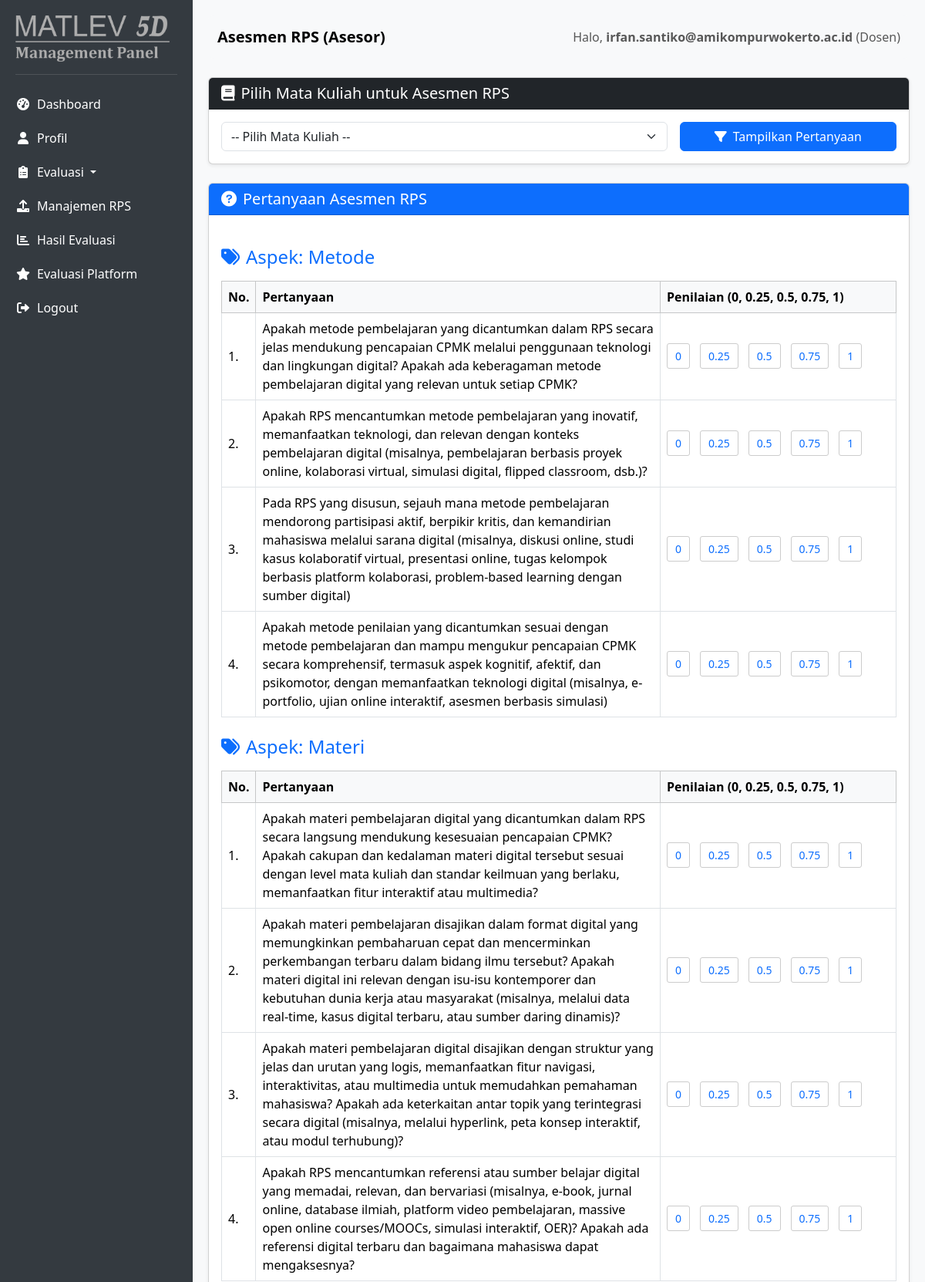
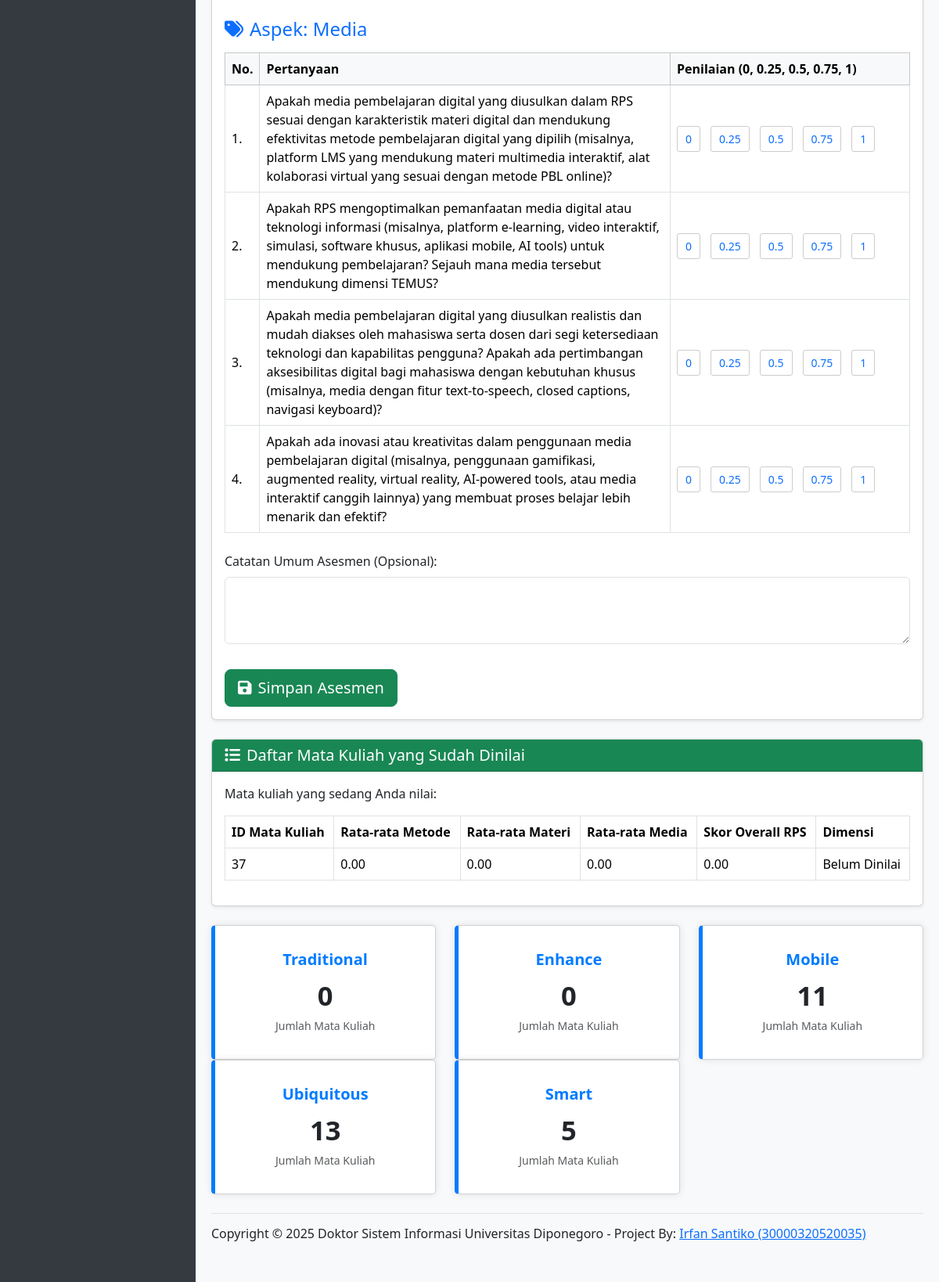
/views/dosen/dosen_evaluasi_rps.php?course_id=37 (signed in), run on the app's committed database (2 pictures, top to bottom).
### tables this page shows
CREATE TABLE `assessment_aspects` (
  `id` int(11) NOT NULL,
  `aspect_name` varchar(50) NOT NULL
);

CREATE TABLE `assessment_questions` (
  `id` int(11) NOT NULL,
  `question_type_id` int(11) NOT NULL,
  `aspect_id` int(11) NOT NULL,
  `question_text` text NOT NULL,
  `is_active` tinyint(1) DEFAULT 1,
  `order_index` int(11) DEFAULT NULL,
  `created_at` timestamp NULL DEFAULT current_timestamp()
);

### views/dosen/dosen_evaluasi_rps.php (the view, shortened to what this page needs)
<?php
require_once '../../config/database.php';
$username = $_SESSION['username'];
$role_name = $_SESSION['role_name'];
$institution_id = $_SESSION['institution_id'];
$questions_by_aspect = [];
$assessment_aspects = [];
$selected_course_id = $_GET['course_id'] ?? null;
$existing_notes_general = '';
$existing_aspect_scores = [
    'metode_score' => 0,
    'materi_score' => 0,
    'media_score' => 0,
    'dimension' => 'Belum Dinilai',
    'overall_3m_score' => 0
];
$dimension_counts = [
    'Traditional' => 0,
    'Enhance' => 0,
    'Mobile' => 0,
    'Ubiquitous' => 0,
    'Smart' => 0
];
try {
    $stmt_aspects = $pdo->query("SELECT id, aspect_name FROM assessment_aspects ORDER BY id");
    $assessment_aspects = $stmt_aspects->fetchAll(PDO::FETCH_ASSOC);
    $stmt_questions = $pdo->prepare("
        SELECT id, aspect_id, question_text
        FROM assessment_questions
        WHERE question_type_id = 1 AND is_active = 1
        ORDER BY aspect_id, order_index
    ");
    $stmt_questions->execute();
    $raw_questions = $stmt_questions->fetchAll(PDO::FETCH_ASSOC);
    foreach ($raw_questions as $q) {
        $questions_by_aspect[$q['aspect_id']][] = $q;
    }
    $stmt_dimension_counts = $pdo->prepare("
        SELECT
            td.dimension_name,
            COUNT(ra.id) AS course_count
        FROM
            rps_assessments ra
        JOIN
            temus_dimensions td ON ra.classified_temus_id = td.id -- Menggunakan join berdasarkan ID
        JOIN
            courses c ON ra.course_id = c.id
        WHERE
            c.institution_id = :institution_id
        GROUP BY
            td.dimension_name
    ");
    $stmt_dimension_counts->execute([':institution_id' => $institution_id]);
    $dimension_counts_result = $stmt_dimension_counts->fetchAll(PDO::FETCH_ASSOC);
    foreach ($dimension_counts_result as $row) {
        $dimension_counts[$row['dimension_name']] = $row['course_count'];
    }
} catch (PDOException $e) {
    error_log("Error fetching assessment data: " . $e->getMessage());
    $error = "Terjadi kesalahan saat memuat data asesmen: " . $e->getMessage();
}
?>
<!DOCTYPE html>
<html lang="en">
<head>
    <link href="https://cdn.jsdelivr.net/npm/bootstrap@5.3.3/dist/css/bootstrap.min.css" rel="stylesheet">
    <link rel="stylesheet" href="https://cdnjs.cloudflare.com/ajax/libs/font-awesome/6.0.0-beta3/css/all.min.css">
</head>
<body>
    <div id="sidebar">
        <img src="../../assets/img/mgpanel.png" alt="" width="200">
        <hr class="text-white-50">
        <ul class="nav flex-column">
            <li class="nav-item">
                <a class="nav-link" href="dosen_dashboard.php">
                    <i class="fas fa-fw fa-tachometer-alt me-2"></i>Dashboard
                </a>
            </li>
            <li class="nav-item">
                <a class="nav-link" href="dosen_profile.php">
                    <i class="fas fa-fw fa-user me-2"></i>Profil
                </a>
            </li>
            <li class="nav-item dropdown active">
                <a class="nav-link dropdown-toggle" href="#" id="evaluasiDropdown" role="button" data-bs-toggle="dropdown" aria-expanded="false">
                    <i class="fas fa-fw fa-clipboard-list me-2"></i>Evaluasi
                </a>
            </li>
            <li class="nav-item">
                <a class="nav-link" href="dosen_asesor_menu.php">
                    <i class="fas fa-fw fa-upload me-2"></i>Manajemen RPS
                </a>
            </li>
			<li class="nav-item">
                <a class="nav-link" href="dosen_effectiveness_results.php">
                    <i class="fas fa-fw fa-chart-bar me-2"></i>Hasil Evaluasi
                </a>
            </li>
            <li class="nav-item">
                <a class="nav-link" href="dosen_sus_assessment.php">
                    <i class="fas fa-fw fa-star me-2"></i>Evaluasi Platform
                </a>
            </li>
            <li class="nav-item mt-auto">
                <a class="nav-link" href="../../logout.php">
                    <i class="fas fa-fw fa-sign-out-alt me-2"></i>Logout
                </a>
            </li>
        </ul>
    </div>
    <div id="content">
        <nav class="navbar navbar-expand-lg navbar-light bg-light rounded-3 mb-4">
            <div class="container-fluid">
                <a class="navbar-brand" href="#">Asesmen RPS (Asesor)</a>
                <span class="navbar-text ms-auto">
                    Halo, <strong><?php echo htmlspecialchars($username); ?></strong> (<?php echo htmlspecialchars($role_name); ?>)
                </span>
            </div>
        </nav>
        <div class="card shadow-sm mb-4">
            <div class="card-header bg-dark text-white">
                <h5 class="mb-0"><i class="fas fa-book me-2"></i>Pilih Mata Kuliah untuk Asesmen RPS</h5>
            </div>
            <div class="card-body">
                <form action="" method="GET" class="row g-3 align-items-center">
                    <div class="col-md-8">
                        <select class="form-select" id="course_select" name="course_id" required>
                            <option value="">-- Pilih Mata Kuliah --</option>
                        </select>
                    </div>
                    <div class="col-md-4">
                        <button type="submit" class="btn btn-primary w-100"><i class="fas fa-filter me-2"></i>Tampilkan
                            Pertanyaan</button>
                    </div>
                </form>
            </div>
        </div>
        <?php if ($selected_course_id): ?>
            <div class="card shadow-sm mb-4">
                <div class="card-header bg-primary text-white">
                    <h5 class="mb-0"><i class="fas fa-question-circle me-2"></i>Pertanyaan Asesmen RPS</h5>
                </div>
                <div class="card-body">
                    <form action="dosen_evaluasi_rps.php" method="POST">
                        <?php foreach ($assessment_aspects as $aspect): ?>
                            <h4 class="mt-4 mb-3 text-primary"><i class="fas fa-tags me-2"></i>Aspek: <?php echo htmlspecialchars($aspect['aspect_name']); ?></h4>
                            <?php if (!empty($questions_by_aspect[$aspect['id']])): ?>
                                <table class="table table-bordered table-hover align-middle">
                                    <thead class="table-light">
                                        <tr>
                                            <th style="width: 5%;">No.</th>
                                            <th style="width: 60%;">Pertanyaan</th>
                                            <th style="width: 35%;">Penilaian (0, 0.25, 0.5, 0.75, 1)</th>
                                        </tr>
                                    </thead>
                                    <tbody>
                                        <?php $q_num = 1; foreach ($questions_by_aspect[$aspect['id']] as $question): ?>
                                            <tr>
                                                <td><?php echo $q_num++; ?>.</td>
                                                <td><?php echo htmlspecialchars($question['question_text']); ?></td>
                                                <td>
                                                    <div class="score-options d-flex flex-wrap gap-2">
                                                        <?php
                                                        $scores_options = [0, 0.25, 0.5, 0.75, 1];
                                                        foreach ($scores_options as $val):
                                                            ?>
                                                            <label
                                                                for="q_<?php echo $question['id']; ?>_val_<?php echo str_replace('.', '', (string) $val); ?>"
                                                                class="btn btn-outline-primary btn-sm"><?php echo htmlspecialchars((string) $val); ?></label>
                                                        <?php endforeach; ?>
                                                    </div>
                                                </td>
                                            </tr>
                                        <?php endforeach; ?>
                                    </tbody>
                                </table>
                            <?php else: ?>
                                <p class="text-muted">Tidak ada pertanyaan yang tersedia untuk aspek ini.</p>
                            <?php endif; ?>
                        <?php endforeach; ?>
                        <div class="mb-3 mt-4">
                            <label for="notes_general" class="form-label">Catatan Umum Asesmen (Opsional):</label>
                            <textarea class="form-control" id="notes_general" name="notes_general"
                                rows="3"><?php echo htmlspecialchars($existing_notes_general); ?></textarea>
                        </div>
                        <button type="submit" name="submit_assessment" class="btn btn-success btn-lg mt-3">
                            <i class="fas fa-save me-2"></i>Simpan Asesmen
                        </button>
                    </form>
                </div>
            </div>
            <div class="card shadow-sm mb-4">
                <div class="card-header bg-success text-white">
                    <h5 class="mb-0"><i class="fas fa-list me-2"></i>Daftar Mata Kuliah yang Sudah Dinilai</h5>
                </div>
                <div class="card-body">
                    <?php if ($selected_course_id): ?>
                        <p>Mata kuliah yang sedang Anda nilai:</p>
                        <table class="table table-bordered table-hover">
                            <thead>
                                <tr>
                                    <th>ID Mata Kuliah</th>
                                    <th>Rata-rata Metode</th>
                                    <th>Rata-rata Materi</th>
                                    <th>Rata-rata Media</th>
                                    <th>Skor Overall RPS</th> <th>Dimensi</th>
                                </tr>
                            </thead>
                            <tbody>
                                <tr>
                                    <td><?php echo htmlspecialchars($selected_course_id); ?></td>
                                    <td><?php echo htmlspecialchars(number_format($existing_aspect_scores['metode_score'], 2)); ?></td>
                                    <td><?php echo htmlspecialchars(number_format($existing_aspect_scores['materi_score'], 2)); ?></td>
                                    <td><?php echo htmlspecialchars(number_format($existing_aspect_scores['media_score'], 2)); ?></td>
                                    <td><?php echo htmlspecialchars(number_format($existing_aspect_scores['overall_3m_score'], 2)); ?></td> <td><?php echo htmlspecialchars($existing_aspect_scores['dimension']); ?></td>
                                </tr>
                            </tbody>
                        </table>
                    <?php else: ?>
                        <p>Pilih mata kuliah untuk melihat detail penilaian.</p>
                    <?php endif; ?>
                </div>
            </div>
        <?php else: ?>
            <div class="alert alert-info" role="alert">
                Silakan pilih mata kuliah dari dropdown di atas untuk memulai asesmen RPS.
            </div>
        <?php endif; ?>
        <div class="row mb-4">
            <?php foreach ($dimension_counts as $dimension => $count): ?>
                <div class="col-md-4">
                    <div class="card info-card">
                        <div class="card-body text-center">
                            <h5 class="card-title"><?php echo htmlspecialchars($dimension); ?></h5>
                            <p class="card-text">
                                <strong style="font-size: 1.8em;"><?php echo htmlspecialchars($count); ?></strong>
                            </p>
                            <small class="text-muted">Jumlah Mata Kuliah</small>
                        </div>
                    </div>
                </div>
            <?php endforeach; ?>
        </div>
        <footer class="d-flex flex-wrap justify-content-between align-items-center py-3 my-4 border-top">
            <h6 align="center">Copyright © 2025 Doktor Sistem Informasi Universitas Diponegoro - Project By: <a
                    href="mailto:irfan.santiko@amikompurwokerto.ac.id" target="_blank">Irfan Santiko (30000320520035)</a>
            </h6>
        </footer>
    </div>
</body>
</html>

### views/dosen/dosen_evaluasi_rps.php (style rules this page uses)
body { display: flex; min-height: 100vh; background-color: #f8f9fa; }
#sidebar { width: 250px; background-color: #343a40; color: white; padding: 20px; flex-shrink: 0; }
#sidebar a { color: white; text-decoration: none; padding: 10px 0; display: block; border-radius: 5px; transition: background-color 0.3s; }
#content { flex-grow: 1; padding: 20px; }
.navbar-brand { font-weight: bold; }
.card-header { background-color: #007bff; color: white; }
.info-card { background-color: #ffffff; border-left: 5px solid #007bff; border-radius: 5px; padding: 15px; box-shadow: 0 0 10px rgba(0, 0, 0, 0.1); transition: transform 0.2s; }
.info-card h5 { color: #007bff; font-weight: bold; }
.info-card p { font-size: 1.2em; margin-bottom: 0; }
.score-options label { cursor: pointer; padding: 5px 10px; border: 1px solid #ccc; border-radius: 3px; margin-right: 5px; transition: background-color 0.2s, border-color 0.2s; }

### data on the page
assessment_aspects: aspect_name "Metode"
assessment_questions: question_text "Apakah metode pembelajaran yang dicantumkan dalam RPS secara jelas mendukung pencapaian CPMK melalui penggunaan teknologi dan lingkungan digital? Apakah ada keberagaman metode pembelajaran digital yang relevan untuk setiap CPMK?", val "0", val "0.25", val "0.5", val "0.75", val "1"
assessment_questions: question_text "Apakah RPS mencantumkan metode pembelajaran yang inovatif, memanfaatkan teknologi, dan relevan dengan konteks pembelajaran digital (misalnya, pembelajaran berbasis proyek online, kolaborasi virtual, simulasi digital, flipped classroom, dsb.)?", val "0", val "0.25", val "0.5", val "0.75", val "1"
assessment_questions: question_text "Pada RPS yang disusun, sejauh mana metode pembelajaran mendorong partisipasi aktif, berpikir kritis, dan kemandirian mahasiswa melalui sarana digital (misalnya, diskusi online, studi kasus kolaboratif virtual, presentasi online, tugas kelompok berbasis platform kolaborasi, problem-based learning dengan sumber digital)", val "0", val "0.25", val "0.5", val "0.75", val "1"
assessment_questions: question_text "Apakah metode penilaian yang dicantumkan sesuai dengan metode pembelajaran dan mampu mengukur pencapaian CPMK secara komprehensif, termasuk aspek kognitif, afektif, dan psikomotor, dengan memanfaatkan teknologi digital (misalnya, e-portfolio, ujian online interaktif, asesmen berbasis simulasi)", val "0", val "0.25", val "0.5", val "0.75", val "1"
assessment_aspects: aspect_name "Materi"
assessment_questions: question_text "Apakah materi pembelajaran digital yang dicantumkan dalam RPS secara langsung mendukung kesesuaian pencapaian CPMK? Apakah cakupan dan kedalaman materi digital tersebut sesuai dengan level mata kuliah dan standar keilmuan yang berlaku, memanfaatkan fitur interaktif atau multimedia?", val "0", val "0.25", val "0.5", val "0.75", val "1"
assessment_questions: question_text "Apakah materi pembelajaran disajikan dalam format digital yang memungkinkan pembaharuan cepat dan mencerminkan perkembangan terbaru dalam bidang ilmu tersebut? Apakah materi digital ini relevan dengan isu-isu kontemporer dan kebutuhan dunia kerja atau masyarakat (misalnya, melalui data real-time, kasus digital terbaru, atau sumber daring dinamis)?", val "0", val "0.25", val "0.5", val "0.75", val "1"
assessment_questions: question_text "Apakah materi pembelajaran digital disajikan dengan struktur yang jelas dan urutan yang logis, memanfaatkan fitur navigasi, interaktivitas, atau multimedia untuk memudahkan pemahaman mahasiswa? Apakah ada keterkaitan antar topik yang terintegrasi secara digital (misalnya, melalui hyperlink, peta konsep interaktif, atau modul terhubung)?", val "0", val "0.25", val "0.5", val "0.75", val "1"
assessment_questions: question_text "Apakah RPS mencantumkan referensi atau sumber belajar digital yang memadai, relevan, dan bervariasi (misalnya, e-book, jurnal online, database ilmiah, platform video pembelajaran, massive open online courses/MOOCs, simulasi interaktif, OER)? Apakah ada referensi digital terbaru dan bagaimana mahasiswa dapat mengaksesnya?", val "0", val "0.25", val "0.5", val "0.75", val "1"
assessment_aspects: aspect_name "Media"
assessment_questions: question_text "Apakah media pembelajaran digital yang diusulkan dalam RPS sesuai dengan karakteristik materi digital dan mendukung efektivitas metode pembelajaran digital yang dipilih (misalnya, platform LMS yang mendukung materi multimedia interaktif, alat kolaborasi virtual yang sesuai dengan metode PBL online)?", val "0", val "0.25", val "0.5", val "0.75", val "1"
assessment_questions: question_text "Apakah RPS mengoptimalkan pemanfaatan media digital atau teknologi informasi (misalnya, platform e-learning, video interaktif, simulasi, software khusus, aplikasi mobile, AI tools) untuk mendukung pembelajaran? Sejauh mana media tersebut mendukung dimensi TEMUS?", val "0", val "0.25", val "0.5", val "0.75", val "1"
assessment_questions: question_text "Apakah media pembelajaran digital yang diusulkan realistis dan mudah diakses oleh mahasiswa serta dosen dari segi ketersediaan teknologi dan kapabilitas pengguna? Apakah ada pertimbangan aksesibilitas digital bagi mahasiswa dengan kebutuhan khusus (misalnya, media dengan fitur text-to-speech, closed captions, navigasi keyboard)?", val "0", val "0.25", val "0.5", val "0.75", val "1"
assessment_questions: question_text "Apakah ada inovasi atau kreativitas dalam penggunaan media pembelajaran digital (misalnya, penggunaan gamifikasi, augmented reality, virtual reality, AI-powered tools, atau media interaktif canggih lainnya) yang membuat proses belajar lebih menarik dan efektif?", val "0", val "0.25", val "0.5", val "0.75", val "1"

### other printed values
$username "irfan.santiko@amikompurwokerto.ac.id"
$role_name "Dosen"
$selected_course_id "37"
$existing_aspect_scores['metode_score'] "0.00"
$existing_aspect_scores['materi_score'] "0.00"
$existing_aspect_scores['media_score'] "0.00"
$existing_aspect_scores['overall_3m_score'] "0.00"
$existing_aspect_scores['dimension'] "Belum Dinilai"
$dimension "Traditional"
$count "0"
$dimension "Enhance"
$dimension "Mobile"
$count "11"
$dimension "Ubiquitous"
$count "13"
